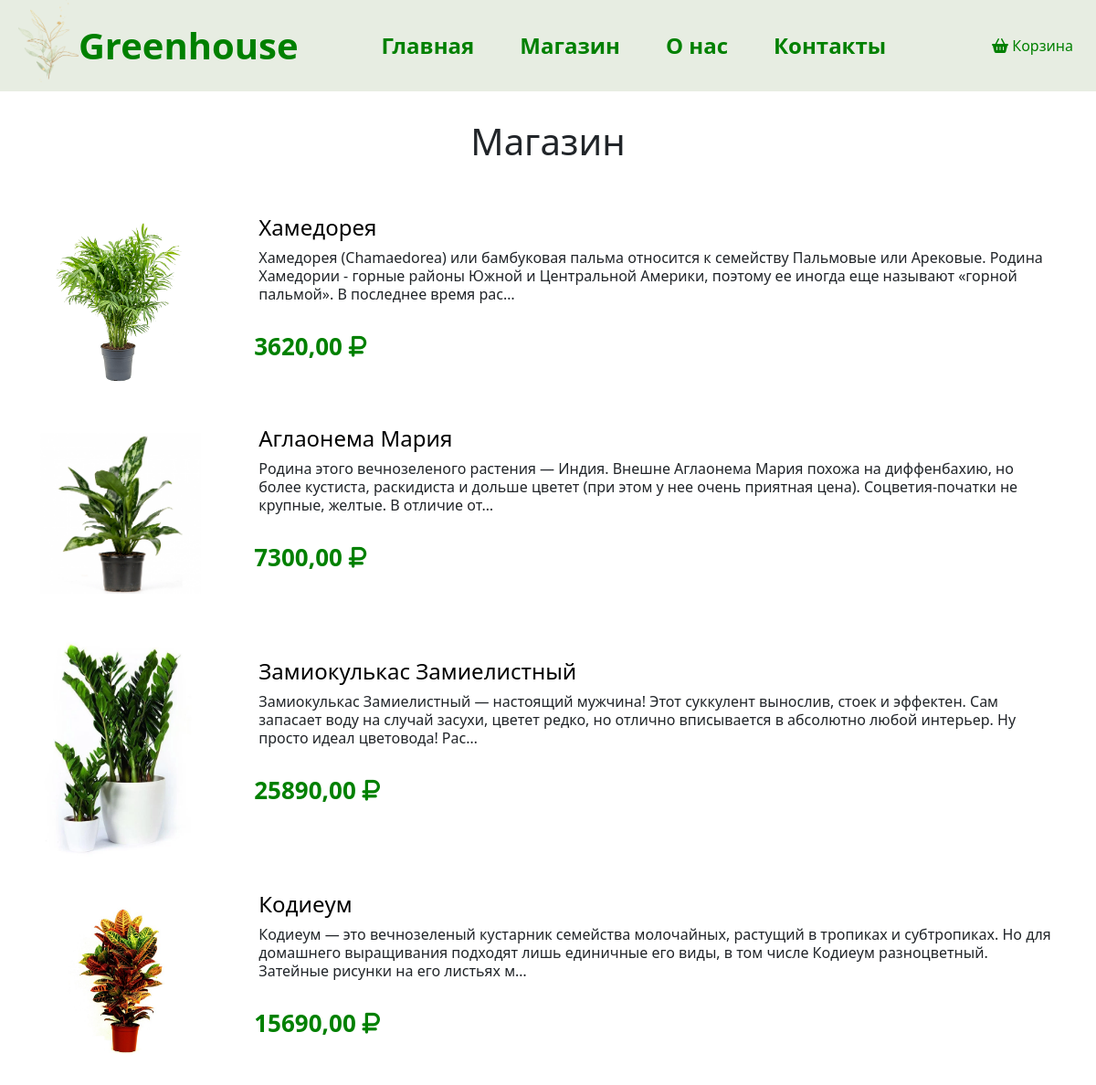
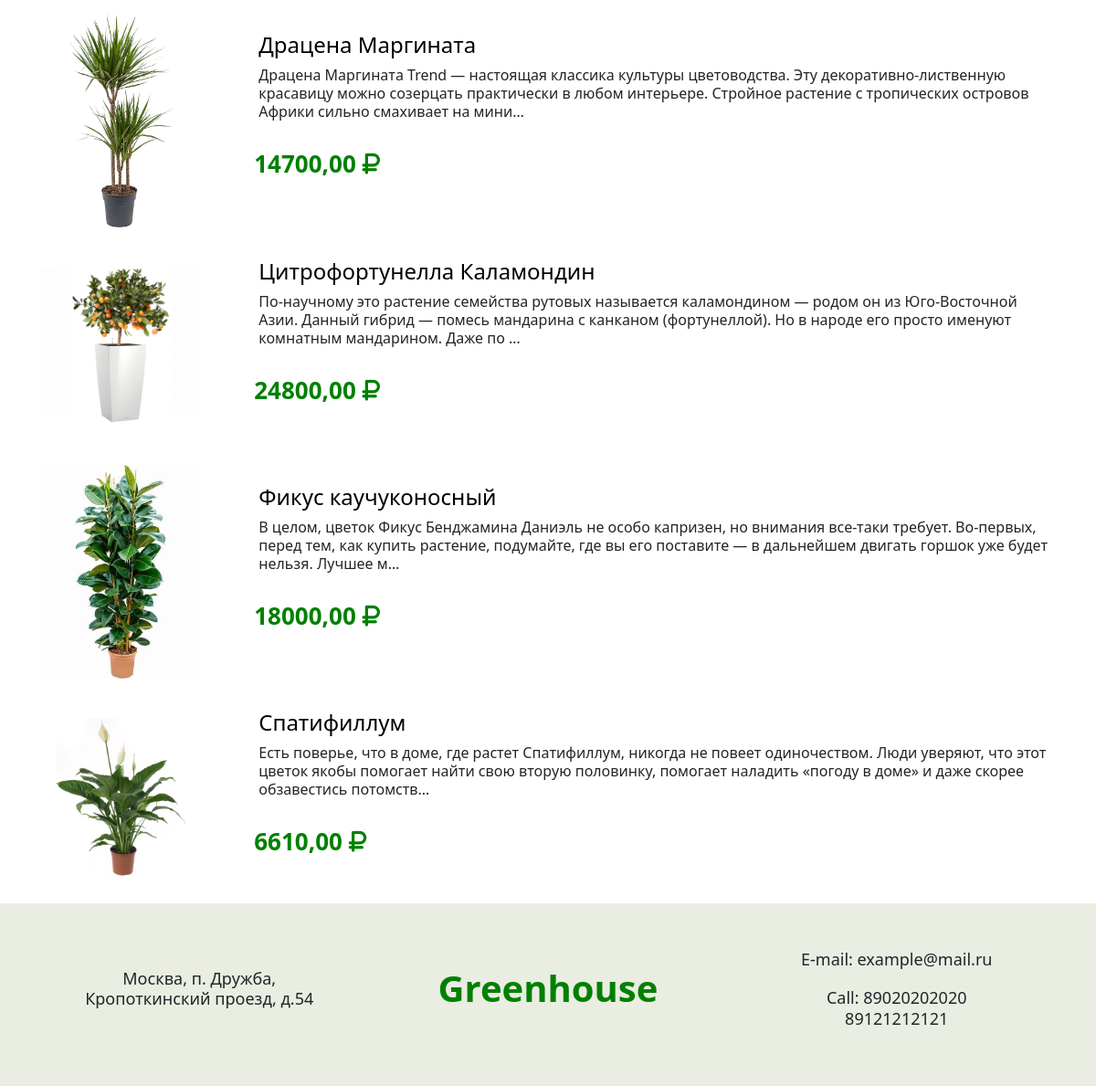
Screenshot of /products/ with the database file from the repository (2 pictures, top to bottom).
### products/models.py (models this page shows, shortened)
class Product(models.Model):
    image = models.ImageField(upload_to='media/img', null=True, blank=True)
    title = models.CharField('Наименование', max_length=50)
    full_text = models.TextField('Описание', max_length=50)
    price = models.DecimalField('Стоимость', decimal_places=2, max_digits=10, default=0)
    class Meta:
        verbose_name = 'Товар'
        verbose_name_plural = 'Товары'

### products/views.py (the view)
# urls.py: path('', views.shop, name='product_list'),
def shop(request):
    product = Product.objects.all().order_by('-id')
    data = {'title': 'Магазин',
            'product': product}
    return render(request, 'products/shop.html', data)

### products/templates/products/shop.html (shortened to what this page needs)
{% extends 'main/layout.html' %}
{% block content %}
    <p>{{ title }}</p>
    {% if product %}
        {% for el in product %}
            <div class="between-prod">
                <a href="{{ el.id }}">
                    <img src="{{ el.image.url }}">
                </a>
                <div class="cart">
                    <a href="{{ el.id }}" class="prod_big">{{ el.title }}</a>
                    <p class="prod_medium">{{ el.full_text|truncatechars:225 }}</p>
                    <p class="price">{{ el.price }} <i class="fa-solid fa-ruble-sign" style="color: green;"></i></p>
                </div>
            </div>
        {% endfor %}
    {% else %}
        <p class="basic">Продукты не добавлены!</p>
    {% endif %}
{% endblock %}

### main/templates/main/layout.html (shortened to what this page needs)
{% load static %}
{{ '<' }}{{ '!DOCTYPE html>' }}
<html lang="ru">
<head>
    <link href="https://cdn.jsdelivr.net/npm/bootstrap@5.3.3/dist/css/bootstrap.min.css" rel="stylesheet">
    <link href="{% static 'main/css/main.css' %}" rel="stylesheet">
    <link href="{% static 'main/css/cart.css' %}" rel="stylesheet">
    <link href="{% static 'main/css/order.css' %}" rel="stylesheet">
    <link rel="stylesheet" href="https://cdnjs.cloudflare.com/ajax/libs/font-awesome/6.5.2/css/all.min.css" />
</head>
<body>
    <div class="layout">
        <aside>
            <div class="logos">
                <img src="{% static 'main/img/logo.png' %}" alt="Greenhouse">
                <a href="{% url 'home' %}" class="logo">Greenhouse</a>
            </div>
            <nav>
                <ul>
                    <a href="{% url 'home' %}"><li>Главная</li></a>
                    <a href="{% url 'products:product_list' %}"><li>Магазин</li></a>
                    <a href="{% url 'about' %}"><li>О нас</li></a>
                    <a href="{% url 'contact' %}"><li>Контакты</li></a>
                </ul>
            </nav>
            <ul>
                <li><a href="{% url 'cart:cart_detail' %}"><i class="fa-sharp fa-solid fa-basket-shopping"></i> Корзина</a></li>
            </ul>
        </aside>
        <main>
            {% block content %}{% endblock %}
        </main>
    </div>
</body>
<footer>
    <div class="between">
        <div class="block">
            <p class="basic">Москва, п. Дружба, Кропоткинский проезд, д.54</p>
        </div>
        <span class="logo">Greenhouse</span>
        <div class="block">
            <p class="basic">E-mail: example@mail.ru</p>
            <p class="basic">Call: 89020202020<br>89121212121</p>
        </div>
    </div>
</footer>
</html>

### main/static/main/css/main.css (style rules this page uses)
* { box-sizing: border-box; }
html, body { height: auto; margin: 0px; padding: 0px; }
.layout { width: 100%; display: flex; flex-direction: column; justify-content: space-between; min-height: calc(100vh - 200px); }
main { flex-grow: 1; }
footer { background-color: #EAEDE2; margin-top: auto; height: 200px; padding: 20px; }
.block p, footer .logo { padding: 10px; margin: auto; }
.block, .review { display: block; width: 25%; margin: auto; }
aside { float: top; background: #e7ede2; width: 100%; height: 100px; color: #000; display: flex; justify-content: space-between; }
.logos img { display: flex; height: 90%; float: left; justify-content: center; padding-left: 20px; }
.logo { text-decoration: none; display: flex; color: green; font-size: 40px; margin-left: 10px; font-weight: 650; top: 5px; height: 100%; justify-content: center; align-items: center; }
aside ul { display: flex; height: 100%; justify-content: center; align-items: center; }
aside ul li a { text-decoration: none; color: green; font-weight: 500; }
nav a { text-decoration: none; font-weight: 600; color: green; font-size: 24px; margin-left: auto; align-items: flex-end; }
li { list-style-type: none; display: inline; margin: 25px; }
p { text-align: center; padding-top: 30px; padding-bottom: 20px; font-size: 40px; line-height: 1.25; }
.basic { font-size: 18px; text-align: center; padding-top: 0px; }
.between { padding-top: 20px; display: flex; justify-content: space-around; padding-bottom: 50px; }
.prod_big { font-size: 24px; text-align: left; padding: 10px; font-weight: 500; color: #000; }
.prod_medium { font-size: 16px; text-align: left; padding: 5px; }
.between-prod { padding: 15px; display: flex; justify-content: space-between; }
.between-prod a { width: 15%; max-height: 100%; margin: auto; }
.between-prod a img { max-width: 100%; max-height: 250px; margin: auto; }
.cart { width: 75%; margin: auto; }
.cart a { width: 25%; padding: 5px; text-decoration: none; }
.price { font-size: 26px; text-align: left; padding-top: 10px; font-weight: 500; font-weight: 700; color: green; }

### rows the page displays
Product: image (picture), title "Хамедорея", full_text "Хамедорея (Chamaedorea) или бамбуковая пальма относится к семейству Пальмовые или Арековые. Родина Хамедории - горные районы Южной и Центральной Америки, поэтому ее иногда еще называют «горной пальмой». В последнее время рас…", price "3620,00"
Product: image (picture), title "Аглаонема Мария", full_text "Родина этого вечнозеленого растения — Индия. Внешне Аглаонема Мария похожа на диффенбахию, но более кустиста, раскидиста и дольше цветет (при этом у нее очень приятная цена). Соцветия-початки не крупные, желтые. В отличие от…", price "7300,00"
Product: image (picture), title "Замиокулькас Замиелистный", full_text "Замиокулькас Замиелистный — настоящий мужчина! Этот суккулент вынослив, стоек и эффектен. Сам запасает воду на случай засухи, цветет редко, но отлично вписывается в абсолютно любой интерьер. Ну просто идеал цветовода! Рас…", price "25890,00"
Product: image (picture), title "Кодиеум", full_text "Кодиеум — это вечнозеленый кустарник семейства молочайных, растущий в тропиках и субтропиках. Но для домашнего выращивания подходят лишь единичные его виды, в том числе Кодиеум разноцветный. Затейные рисунки на его листьях м…", price "15690,00"
Product: image (picture), title "Драцена Маргината", full_text "Драцена Маргината Trend — настоящая классика культуры цветоводства. Эту декоративно-лиственную красавицу можно созерцать практически в любом интерьере. Стройное растение с тропических островов Африки сильно смахивает на мини…", price "14700,00"
Product: image (picture), title "Цитрофортунелла Каламондин", full_text "По-научному это растение семейства рутовых называется каламондином — родом он из Юго-Восточной Азии. Данный гибрид — помесь мандарина с канканом (фортунеллой). Но в народе его просто именуют комнатным мандарином. Даже по …", price "24800,00"
Product: image (picture), title "Фикус каучуконосный", full_text "В целом, цветок Фикус Бенджамина Даниэль не особо капризен, но внимания все-таки требует. Во-первых, перед тем, как купить растение, подумайте, где вы его поставите — в дальнейшем двигать горшок уже будет нельзя. Лучшее м…", price "18000,00"
Product: image (picture), title "Спатифиллум", full_text "Есть поверье, что в доме, где растет Спатифиллум, никогда не повеет одиночеством. Люди уверяют, что этот цветок якобы помогает найти свою вторую половинку, помогает наладить «погоду в доме» и даже скорее обзавестись потомств…", price "6610,00"

### other values shown
{{ title }} "Магазин"
